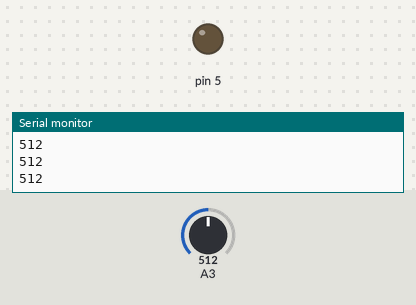
A sketch run on a simulated Arduino Uno, built with avr-gcc and run on an emulated ATmega328P. Parts: output pins drawn as LEDs (lit = HIGH), the last lines printed to the serial monitor. The test bench sets the inputs (shaded band); at power-on: A3 = 512.

Above: at 1.2 s.
1.3 s: A3 set to 586
2.8 s: A3 set to 610
At 3.7 s:
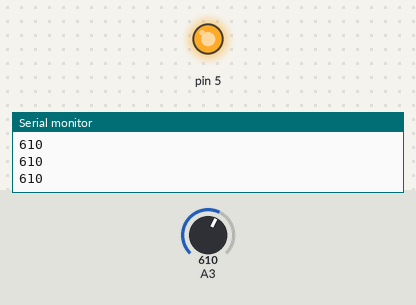
4.3 s: A3 set to 590
At 4.8 s:
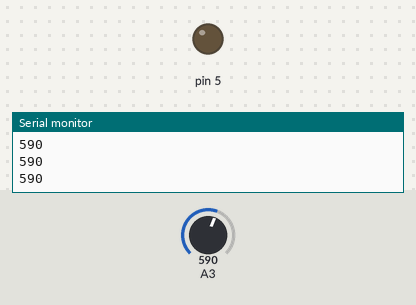
5.8 s: A3 set to 716
At 7.2 s:
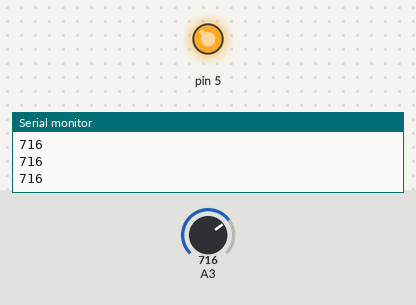
Timing chart, 0 to 8.3 s (numbered marks = the images above; inputs shaded):
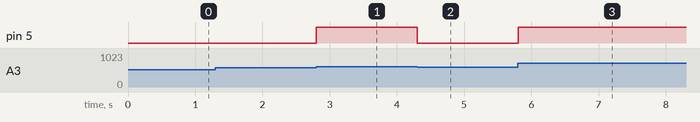

The sketch:

03_serial_conn.ino
```cpp
void setup() {
  pinMode(5, OUTPUT);
  pinMode(A3, INPUT);
  digitalWrite(5, LOW);
  Serial.begin(9600);
}

void loop() {
  Serial.println(analogRead(A3));
  if (analogRead(A3) >= 600){
    digitalWrite(5, HIGH);
  } else{
    digitalWrite(5,LOW);
  }
}
```

Measured:
- the behaviour switches between 599 and 600 on A3 (found by bisection; images 0 and 1)
- after the input at 2.8 s, pin 5: LOW → HIGH at once
- after the input at 4.3 s, pin 5: HIGH → LOW at once
- after the input at 5.8 s, pin 5: LOW → HIGH at once
